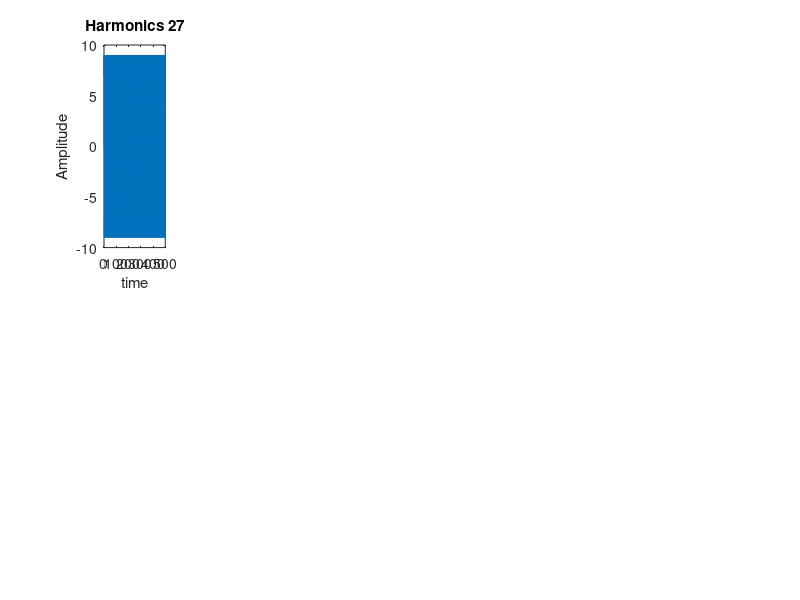

Recreate this plot in MATLAB. (Note: this script raises an error after producing the figure.)
f1=20;
fs=100;
n_t1=0:0.1:1000;
disp(0:1);
disp(f1:10);
disp(n_t1);
%t=[0:0.01:50];
f=0.2;
v1=10*sin(2*pi*f.*n_t1);
v3=3*sin(2*pi*3*f.*n_t1);
v5=2*sin(2*pi*5*f.*n_t1);
%v7=1*sin(2*pi*7*f.*n_t1);
 
harmonic27=v1+v3+v5;
subplot(2,6,1);
plot(n_t1,harmonic27);
title('Harmonics 27');
xlabel('time');
ylabel('Amplitude');
ylim([-10 10]);
xlim([0 500]);

stft=spectrogram(harmonic27,'yaxis');
stft=stft(1:256,:);
csvwrite('spec_harmonic27.csv',stft);


wd1= wavedec2(harmonic27,1,"db4");
wd1=wd1(:,1:300);
wd1=transpose(wd1)
wd2= wavedec2(harmonic27,2,"db4");
wd2=wd2(:,1:300);
wd2=transpose(wd2)
wd3= wavedec2(harmonic27,3,"db4");
wd3=wd3(:,1:300);
wd3=transpose(wd3)
wd4= wavedec2(harmonic27,4,"db4");
wd4=wd4(:,1:300);
wd4=transpose(wd4)
wd5= wavedec2(harmonic27,5,"db4");
wd5=wd5(:,1:300);
wd5=transpose(wd5)
wd6= wavedec2(harmonic27,6,"db4");
wd6=wd6(:,1:300);
wd6=transpose(wd6)
wd7= wavedec2(harmonic27,7,"db4");
wd7=wd7(:,1:300);
wd7=transpose(wd7)
wd=[wd1,wd2,wd3,wd4,wd5,wd6,wd7];
writematrix(wd,"wd_harmonic27.csv");

scales = (1:128);

COEFS = cwt(harmonic27,scales,'sym4');
SCimg=wscalogram('image',COEFS,'scales',scales,"ydata",harmonic27);
SCimg=transpose(SCimg);

csvwrite('cwt_harmonic27.csv',SCimg(1:1501,[1:9]));


[imf,residue1]=emd(harmonic27);
hilbert = hht(imf,fs,'FrequencyLimits',[0 50]);
[hs,f,t,imfinsf,energy] = hht(imf,fs);
energy = energy(1:101,1:1);
feature1=std(full(hilbert));
feature1=feature1(:,1:101);
feature1=transpose(feature1);
feature2=wentropy(full(hilbert));
feature2=transpose(feature2);

k=kurtosis(full(hilbert));
k=k(:,1:101);
k=transpose(k);
v=var(full(hilbert));
v=v(:,1:101);
v=transpose(v);
m1=full(mean(hilbert));
m2=full(max(hilbert));
m3=full(min(hilbert));
m1=m1(:,1:101);
m1=transpose(m1);
m2=m2(:,1:101);
m3=m3(:,1:101);
m2=transpose(m2);
m3=transpose(m3);
feature2=transpose(feature2);
disp(length(m1));
disp(length(m2));
disp(length(m3));
feature=[feature1 feature2 m1 m2 m3 energy k v];
writematrix(feature,'hht_harmonic27.csv');


%f1=100;
%n_t1=0:1/f1:150;
%t=[0:0.01:50];
%f=0.2;
%v1=10*sin(2*pi*f.*n_t1);
%v3=3*sin(2*pi*3*f.*n_t1);
%v5=2*sin(2*pi*5*f.*n_t1);
%v7=1*sin(2*pi*7*f.*n_t1);
 
%harmonic19=v1+v3+v5;
%subplot(2,6,2);
%plot(n_t1,harmonic19);
%%title('Harmonics 19');
%xlabel('time');
%ylabel('Amplitude');
%ylim([-10 10]);
%xlim([0 5]);




f1=20;
n_t1=0:0.1:1000;
disp(0:1);
disp(f1:10);
disp(n_t1);
%t=[0:0.01:50];
f=0.2;
v1=50*sin(2*pi*f.*n_t1);
v3=15*sin(2*pi*3*f.*n_t1);
v5=10*sin(2*pi*5*f.*n_t1);
%v7=1*sin(2*pi*7*f.*n_t1);
 
harmonic28=v1+v3+v5;
subplot(2,6,2);
plot(n_t1,harmonic28);
title('Harmonics 28');
xlabel('time');
ylabel('Amplitude');
ylim([-10 10]);
xlim([0 500]);


f1=20;
n_t1=0:0.1:100000;
disp(0:1);
disp(f1:10);
disp(n_t1);
%t=[0:0.01:50];
f=0.2;
v1=20*sin(2*pi*f.*n_t1);
v3=6*sin(2*pi*3*f.*n_t1);
v5=4*sin(2*pi*5*f.*n_t1);
%v7=1*sin(2*pi*7*f.*n_t1);
 
harmonic29=v1+v3+v5;
subplot(2,6,3);
plot(n_t1,harmonic29);
title('Harmonics 29');
xlabel('time');
ylabel('Amplitude');
ylim([-50 50]);
xlim([0 5]);


stft=spectrogram(harmonic28,'yaxis');
stft=stft(1:256,:);
csvwrite('spec_harmonic28.csv',stft);


wd1= wavedec2(harmonic28,1,"db4");
wd1=wd1(:,1:300);
wd1=transpose(wd1)
wd2= wavedec2(harmonic28,2,"db4");
wd2=wd2(:,1:300);
wd2=transpose(wd2)
wd3= wavedec2(harmonic28,3,"db4");
wd3=wd3(:,1:300);
wd3=transpose(wd3)
wd4= wavedec2(harmonic28,4,"db4");
wd4=wd4(:,1:300);
wd4=transpose(wd4)
wd5= wavedec2(harmonic28,5,"db4");
wd5=wd5(:,1:300);
wd5=transpose(wd5)
wd6= wavedec2(harmonic28,6,"db4");
wd6=wd6(:,1:300);
wd6=transpose(wd6)
wd7= wavedec2(harmonic28,7,"db4");
wd7=wd7(:,1:300);
wd7=transpose(wd7)
wd=[wd1,wd2,wd3,wd4,wd5,wd6,wd7];
writematrix(wd,"wd_harmonic28.csv");


COEFS = cwt(harmonic28,scales,'sym4');
SCimg=wscalogram('image',COEFS,'scales',scales,"ydata",harmonic28);
SCimg=transpose(SCimg);

csvwrite('cwt_harmonic28.csv',SCimg(1:1501,[1:9]));


[imf,residue1]=emd(harmonic28);
hilbert = hht(imf,fs,'FrequencyLimits',[0 50]);
[hs,f,t,imfinsf,energy] = hht(imf,fs);
energy = energy(1:101,1:1);
feature1=std(full(hilbert));
feature1=feature1(:,1:101);
feature1=transpose(feature1);
feature2=wentropy(full(hilbert));
feature2=transpose(feature2);

k=kurtosis(full(hilbert));
k=k(:,1:101);
k=transpose(k);
v=var(full(hilbert));
v=v(:,1:101);
v=transpose(v);
m1=full(mean(hilbert));
m2=full(max(hilbert));
m3=full(min(hilbert));
m1=m1(:,1:101);
m1=transpose(m1);
m2=m2(:,1:101);
m3=m3(:,1:101);
m2=transpose(m2);
m3=transpose(m3);
feature2=transpose(feature2);
disp(length(m1));
disp(length(m2));
disp(length(m3));
feature=[feature1 feature2 m1 m2 m3 energy k v];
writematrix(feature,'hht_harmonic28.csv');




f1=100;
n_t1=0:0.1:1500;
%t=[0:0.01:50];
f=0.2;
v1=30*sin(2*pi*f.*n_t1);
v3=9*sin(2*pi*3*f.*n_t1);
v5=6*sin(2*pi*5*f.*n_t1);
v7=1*sin(2*pi*7*f.*n_t1);
 
harmonic30=v1+v3+v5+v7;
subplot(2,6,4);
plot(n_t1,harmonic30);
title('Harmonics 30');
xlabel('time');
ylabel('Amplitude');
ylim([-10 10]);
xlim([0 500]);



f1=100;
n_t1=0:0.1:15000;
%t=[0:0.01:50];
f=0.2;
v1=13*sin(2*pi*f.*n_t1);
v3=3*sin(2*pi*3*f.*n_t1);
v5=2*sin(2*pi*5*f.*n_t1);
v7=1*sin(2*pi*7*f.*n_t1);
 
harmonic31=v1+v3+v5+v7;
subplot(2,6,5);
plot(n_t1,harmonic31);
title('Harmonics 31');
xlabel('time');
ylabel('Amplitude');
ylim([-10 10]);
xlim([0 500]);


f1=100;
n_t1=0:0.1:15000;
%t=[0:0.01:50];
f=0.2;
v1=10*sin(2*pi*f.*n_t1);
v3=4*sin(2*pi*3*f.*n_t1);
v5=2*sin(2*pi*5*f.*n_t1);
v7=1*sin(2*pi*7*f.*n_t1);
 
harmonic32=v1+v3+v5+v7;
subplot(2,6,6);
plot(n_t1,harmonic32);
title('Harmonics 32');
xlabel('time');
ylabel('Amplitude');
ylim([-10 10]);
xlim([0 5000]);



f1=100;
n_t1=0:0.1:1500;
f=0.2;
v1=10.5*sin(2*pi*f*n_t1);
v3=3*sin(2*pi*3*f*n_t1);
v5=2*sin(2*pi*5*f*n_t1);
v7=1*sin(2*pi*7*f*n_t1);
v9=1*sin(2*pi*9*f*n_t1);

harmonic33=v1+v3+v5+v7+v9;
subplot(2,6,7);
plot(n_t1,harmonic33);
title('Harmonics 33');
xlabel('time');
ylabel('Amplitude');
ylim([-10 10]);
xlim([0 500]);

f1=100;
n_t1=0:0.1:15000;
f=0.2;
v1=10*sin(2*pi*f*n_t1);
v3=3.5*sin(2*pi*3*f*n_t1);
v5=2.5*sin(2*pi*5*f*n_t1);
v7=1*sin(2*pi*7*f*n_t1);
v9=1*sin(2*pi*9*f*n_t1);

harmonic34=v1+v3+v5+v7+v9;
subplot(2,6,8);
plot(n_t1,harmonic34);
title('Harmonics 34');
xlabel('time');
ylabel('Amplitude');
ylim([-10 10]);
xlim([0 500]);

f1=100;
n_t1=0:0.1:1500;
f=0.2;
v1=10*sin(2*pi*f*n_t1);
v3=4*sin(2*pi*3*f*n_t1);
v5=3*sin(2*pi*5*f*n_t1);
v7=2*sin(2*pi*7*f*n_t1);
v9=1*sin(2*pi*9*f*n_t1);

harmonic35=v1+v3+v5+v7+v9;
subplot(2,6,9);
plot(n_t1,harmonic35);
title('Harmonics 35');
xlabel('time');
ylabel('Amplitude');
ylim([-10 10]);
xlim([0 5000]);


A=0.9;
T=20;
w=2*pi*0.2;
t = [0:0.1:1500];
sin17 = A*sin(w*t);
subplot(2,6,10);
plot(t,sin17);
title('Sine Wave 17');
xlabel('time');
ylabel('Amplitude');
xlim([0 500]);
ylim([-50 50]);


A=11;
T=20;
w=2*pi*0.2;
t = [0:0.1:1500];
sin18 = A*sin(w*t);
subplot(2,6,11);
plot(t,sin18);
title('Sine Wave 18');
xlabel('time');
ylabel('Amplitude');
xlim([0 5000]);
ylim([-50 50]);


A=3005.0;
T=20;
w=2*pi*0.2;
t = [0:0.1:1500];
sin19 = A*sin(w*t);
subplot(2,6,12);
plot(t,sin19);
title('Sine Wave 19');
xlabel('time');
ylabel('Amplitude');
xlim([0 5000]);
ylim([-50 50]);


figure 


t=[0:0.1:1500]
A=1700;
f=0.2;
W=2*pi*f;
x=A*sin(W.*t);
u=inline('t>=0');
a1=0.6; t1=1170; t2=1500;
sag36= (1-a1*(u(t-t1)-u(t-t2))).*x;
subplot(2,6,1);
plot(t,sag36);
title('Voltage Sag 36');
xlabel('time');
ylabel('Amplitude');
xlim([0 5000]);
ylim([-100 100]);


t=[0:0.1:1500]
A=2;
f=0.2;
W=2*pi*f;
x=A*sin(W.*t);
u=inline('t>=0');
a1=0.75; t1=100; t2=143;
sag37= (1-a1*(u(t-t1)-u(t-t2))).*x;
subplot(2,6,2);
plot(t,sag37);
title('Voltage Sag 37');
xlabel('time');
ylabel('Amplitude');
xlim([0 5000]);


t=[0:0.1:1500]
A=17;
f=0.2;
W=2*pi*f;
x=A*sin(W.*t);
u=inline('t>=0');
a1=0.7; t1=500; t2=5500;
sag38= (1-a1*(u(t-t1)-u(t-t2))).*x;
subplot(2,6,3);
plot(t,sag38);
title('Voltage Sag 38');
xlabel('time');
ylabel('Amplitude');
xlim([0 15000]);
ylim([-50 50 ])


t=[0:0.1:1500];
A=900;
f=0.2;
W=2*pi*f;
x=A*sin(W.*t);
u=inline('t>=0');
a1=0.6; t1=5000; t2=90000;
sag39= (1-a1*(u(t-t1)-u(t-t2))).*x;
subplot(2,6,4);
plot(t,sag39);
title('Voltage Sag 39');
xlabel('time');
ylabel('Amplitude');
xlim([0 150000]);
ylim([-950 950 ])





t=[0:0.1:1500];
A=9001;
f=0.2;
W=2*pi*f;
x=A*sin(W.*t);
u=inline('t>=0');
a1=0.6; t1=900; t2=1000;
sag40= (1-a1*(u(t-t1)-u(t-t2))).*x;
subplot(2,6,5);
plot(t,sag40);
title('Voltage Sag 40');
xlabel('time');
ylabel('Amplitude');
xlim([0 150000]);
ylim([-950 950 ])

t=[0:0.1:1000];
A=10000;
f=0.2;
W=2*pi*f;
x=A*sin(W.*t);
u=inline('t>=0');
a1=0.6; t1=1100; t2=1500;
sag41= (1-a1*(u(t-t1)-u(t-t2))).*x;
subplot(2,6,6);
plot(t,sag41);
title('Voltage Sag 41');
xlabel('time');
ylabel('Amplitude');
xlim([0 150000]);
ylim([-11000 11000 ])


A=301;
f=0.2;
t=[0:0.1:1500];
W=2*pi*f;
x=A*sin(W.*t);
u=inline('t>=0');
a1=0.2; t1=10; t2=300;
swell51= (1+a1*(u(t-t1)-u(t-t2))).*x;
subplot(2,6,7);
plot(t,swell51);
title('Voltage Swell 51');
xlabel('time');
ylabel('Amplitude');
ylim([-50 50]);
xlim([0 1500]);



A=70;
f=0.2;
t=[0:0.1:1500];
W=2*pi*f;
x=A*sin(W.*t);
u=inline('t>=0');
a1=0.2; t1=10; t2=300;
swell52= (1+a1*(u(t-t1)-u(t-t2))).*x;
subplot(2,6,8);
plot(t,swell52);
title('Voltage Swell 52');
xlabel('time');
ylabel('Amplitude');
ylim([-50 50]);
xlim([0 15000]);



A=3000;
f=0.2;
t=[0:0.2:1500];
W=2*pi*f;
x=A*sin(W.*t);
u=inline('t>=0');
a1=0.2; t1=10; t2=100;
swell53= (1+a1*(u(t-t1)-u(t-t2))).*x;
subplot(2,6,9);
plot(t,swell53);
title('Voltage Swell 53');
xlabel('time');
ylabel('Amplitude');
ylim([-5000 5000]);
xlim([0 15000]);


A=670;
f=0.2;
t=[0:0.1:1500];
W=2*pi*f;
x=A*sin(W.*t);
u=inline('t>=0');
a1=0.2; t1=750; t2=1000;
swell54= (1+a1*(u(t-t1)-u(t-t2))).*x;
subplot(2,6,10);
plot(t,swell54);
title('Voltage Swell 54');
xlabel('time');
ylabel('Amplitude');
ylim([-50 50]);
xlim([0 1500]);



A=70;
f=0.2;
t=[0:0.1:1500];
W=2*pi*f;
x=A*sin(W.*t);
u=inline('t>=0');
a1=0.4; t1=150; t2=1500;
swell55= (1+a1*(u(t-t1)-u(t-t2))).*x;
subplot(2,6,11);
plot(t,swell55);
title('Voltage Swell 55');
xlabel('time');
ylabel('Amplitude');
ylim([-50 50]);
xlim([0 15000]);


A=2500;
f=0.2;
t=[0:0.1:15000];
W=2*pi*f;
x=A*sin(W.*t);
u=inline('t>=0');
a1=0.4; t1=13000; t2=15000;
swell56= (1+a1*(u(t-t1)-u(t-t2))).*x;
subplot(2,6,12);
plot(t,swell56);
title('Voltage Swell 56');
xlabel('time');
ylabel('Amplitude');
ylim([-5000 5000]);
xlim([0 150000]);

stft=spectrogram(harmonic29,'yaxis');
stft=stft(1:256,:);
csvwrite('spec_harmonic29.csv',stft);


wd1= wavedec2(harmonic29,1,"db4");
wd1=wd1(:,1:300);
wd1=transpose(wd1)
wd2= wavedec2(harmonic29,2,"db4");
wd2=wd2(:,1:300);
wd2=transpose(wd2)
wd3= wavedec2(harmonic29,3,"db4");
wd3=wd3(:,1:300);
wd3=transpose(wd3)
wd4= wavedec2(harmonic29,4,"db4");
wd4=wd4(:,1:300);
wd4=transpose(wd4)
wd5= wavedec2(harmonic29,5,"db4");
wd5=wd5(:,1:300);
wd5=transpose(wd5)
wd6= wavedec2(harmonic29,6,"db4");
wd6=wd6(:,1:300);
wd6=transpose(wd6)
wd7= wavedec2(harmonic29,7,"db4");
wd7=wd7(:,1:300);
wd7=transpose(wd7)
wd=[wd1,wd2,wd3,wd4,wd5,wd6,wd7];
writematrix(wd,"wd_harmonic29.csv");



COEFS = cwt(harmonic29,scales,'sym4');
SCimg=wscalogram('image',COEFS,'scales',scales,"ydata",harmonic29);
SCimg=transpose(SCimg);

csvwrite('cwt_harmonic29.csv',SCimg(1:1501,[1:9]));


[imf,residue1]=emd(harmonic29);
hilbert = hht(imf,fs,'FrequencyLimits',[0 50]);
[hs,f,t,imfinsf,energy] = hht(imf,fs);
energy = energy(1:101,1:1);
feature1=std(full(hilbert));
feature1=feature1(:,1:101);
feature1=transpose(feature1);
feature2=wentropy(full(hilbert));
feature2=transpose(feature2);

k=kurtosis(full(hilbert));
k=k(:,1:101);
k=transpose(k);
v=var(full(hilbert));
v=v(:,1:101);
v=transpose(v);

m1=full(mean(hilbert));
m2=full(max(hilbert));
m3=full(min(hilbert));
m1=m1(:,1:101);
m1=transpose(m1);
m2=m2(:,1:101);
m3=m3(:,1:101);
m2=transpose(m2);
m3=transpose(m3);
feature2=transpose(feature2);
disp(length(m1));
disp(length(m2));
disp(length(m3));
feature=[feature1 feature2 m1 m2 m3 energy k v];
writematrix(feature,'hht_harmonic29.csv');


stft=spectrogram(harmonic30,'yaxis');
stft=stft(1:256,:);
csvwrite('spec_harmonic30.csv',stft);


wd1= wavedec2(harmonic30,1,"db4");
wd1=wd1(:,1:300);
wd1=transpose(wd1)
wd2= wavedec2(harmonic30,2,"db4");
wd2=wd2(:,1:300);
wd2=transpose(wd2)
wd3= wavedec2(harmonic30,3,"db4");
wd3=wd3(:,1:300);
wd3=transpose(wd3)
wd4= wavedec2(harmonic30,4,"db4");
wd4=wd4(:,1:300);
wd4=transpose(wd4)
wd5= wavedec2(harmonic30,5,"db4");
wd5=wd5(:,1:300);
wd5=transpose(wd5)
wd6= wavedec2(harmonic30,6,"db4");
wd6=wd6(:,1:300);
wd6=transpose(wd6)
wd7= wavedec2(harmonic30,7,"db4");
wd7=wd7(:,1:300);
wd7=transpose(wd7)
wd=[wd1,wd2,wd3,wd4,wd5,wd6,wd7];
writematrix(wd,"wd_harmonic30.csv");



COEFS = cwt(harmonic30,scales,'sym4');
SCimg=wscalogram('image',COEFS,'scales',scales,"ydata",harmonic30);
SCimg=transpose(SCimg);

csvwrite('cwt_harmonic30.csv',SCimg(1:1501,[1:9]));


[imf,residue1]=emd(harmonic30);
hilbert = hht(imf,fs,'FrequencyLimits',[0 50]);
[hs,f,t,imfinsf,energy] = hht(imf,fs);
energy = energy(1:101,1:1);
feature1=std(full(hilbert));
feature1=feature1(:,1:101);
feature1=transpose(feature1);
feature2=wentropy(full(hilbert));
feature2=transpose(feature2);

k=kurtosis(full(hilbert));
k=k(:,1:101);
k=transpose(k);
v=var(full(hilbert));
v=v(:,1:101);
v=transpose(v);

m1=full(mean(hilbert));
m2=full(max(hilbert));
m3=full(min(hilbert));
m1=m1(:,1:101);
m1=transpose(m1);
m2=m2(:,1:101);
m3=m3(:,1:101);
m2=transpose(m2);
m3=transpose(m3);
feature2=transpose(feature2);
disp(length(m1));
disp(length(m2));
disp(length(m3));
feature=[feature1 feature2 m1 m2 m3 energy k v];
writematrix(feature,'hht_harmonic30.csv');

stft=spectrogram(harmonic31,'yaxis');
stft=stft(1:256,:);
csvwrite('spec_harmonic31.csv',stft);


wd1= wavedec2(harmonic31,1,"db4");
wd1=wd1(:,1:300);
wd1=transpose(wd1)
wd2= wavedec2(harmonic31,2,"db4");
wd2=wd2(:,1:300);
wd2=transpose(wd2)
wd3= wavedec2(harmonic31,3,"db4");
wd3=wd3(:,1:300);
wd3=transpose(wd3)
wd4= wavedec2(harmonic31,4,"db4");
wd4=wd4(:,1:300);
wd4=transpose(wd4)
wd5= wavedec2(harmonic31,5,"db4");
wd5=wd5(:,1:300);
wd5=transpose(wd5)
wd6= wavedec2(harmonic31,6,"db4");
wd6=wd6(:,1:300);
wd6=transpose(wd6)
wd7= wavedec2(harmonic31,7,"db4");
wd7=wd7(:,1:300);
wd7=transpose(wd7)
wd=[wd1,wd2,wd3,wd4,wd5,wd6,wd7];
writematrix(wd,"wd_harmonic31.csv");



COEFS = cwt(harmonic31,scales,'sym4');
SCimg=wscalogram('image',COEFS,'scales',scales,"ydata",harmonic31);
SCimg=transpose(SCimg);

csvwrite('cwt_harmonic31.csv',SCimg(1:1501,[1:9]));



[imf,residue1]=emd(harmonic31);
hilbert = hht(imf,fs,'FrequencyLimits',[0 50]);
[hs,f,t,imfinsf,energy] = hht(imf,fs);
energy = energy(1:101,1:1);
feature1=std(full(hilbert));
feature1=feature1(:,1:101);
feature1=transpose(feature1);
feature2=wentropy(full(hilbert));
feature2=transpose(feature2);

k=kurtosis(full(hilbert));
k=k(:,1:101);
k=transpose(k);
v=var(full(hilbert));
v=v(:,1:101);
v=transpose(v);

m1=full(mean(hilbert));
m2=full(max(hilbert));
m3=full(min(hilbert));
m1=m1(:,1:101);
m1=transpose(m1);
m2=m2(:,1:101);
m3=m3(:,1:101);
m2=transpose(m2);
m3=transpose(m3);
feature2=transpose(feature2);
disp(length(m1));
disp(length(m2));
disp(length(m3));
feature=[feature1 feature2 m1 m2 m3 energy k v];
writematrix(feature,'hht_harmonic31.csv');


stft=spectrogram(harmonic32,'yaxis');
stft=stft(1:256,:);
csvwrite('spec_harmonic32.csv',stft);


wd1= wavedec2(harmonic32,1,"db4");
wd1=wd1(:,1:300);
wd1=transpose(wd1)
wd2= wavedec2(harmonic32,2,"db4");
wd2=wd2(:,1:300);
wd2=transpose(wd2)
wd3= wavedec2(harmonic32,3,"db4");
wd3=wd3(:,1:300);
wd3=transpose(wd3)
wd4= wavedec2(harmonic32,4,"db4");
wd4=wd4(:,1:300);
wd4=transpose(wd4)
wd5= wavedec2(harmonic32,5,"db4");
wd5=wd5(:,1:300);
wd5=transpose(wd5)
wd6= wavedec2(harmonic32,6,"db4");
wd6=wd6(:,1:300);
wd6=transpose(wd6)
wd7= wavedec2(harmonic32,7,"db4");
wd7=wd7(:,1:300);
wd7=transpose(wd7)
wd=[wd1,wd2,wd3,wd4,wd5,wd6,wd7];
writematrix(wd,"wd_harmonic32.csv");



COEFS = cwt(harmonic32,scales,'sym4');
SCimg=wscalogram('image',COEFS,'scales',scales,"ydata",harmonic32);
SCimg=transpose(SCimg);

csvwrite('cwt_harmonic32.csv',SCimg(1:1501,[1:9]));


[imf,residue1]=emd(harmonic32);
hilbert = hht(imf,fs,'FrequencyLimits',[0 50]);
[hs,f,t,imfinsf,energy] = hht(imf,fs);
energy = energy(1:101,1:1);
feature1=std(full(hilbert));
feature1=feature1(:,1:101);
feature1=transpose(feature1);
feature2=wentropy(full(hilbert));
feature2=transpose(feature2);

k=kurtosis(full(hilbert));
k=k(:,1:101);
k=transpose(k);
v=var(full(hilbert));
v=v(:,1:101);
v=transpose(v);

m1=full(mean(hilbert));
m2=full(max(hilbert));
m3=full(min(hilbert));
m1=m1(:,1:101);
m1=transpose(m1);
m2=m2(:,1:101);
m3=m3(:,1:101);
m2=transpose(m2);
m3=transpose(m3);
feature2=transpose(feature2);
disp(length(m1));
disp(length(m2));
disp(length(m3));
feature=[feature1 feature2 m1 m2 m3 energy k v];
writematrix(feature,'hht_harmonic32.csv');


stft=spectrogram(harmonic33,'yaxis');
stft=stft(1:256,:);
csvwrite('spec_harmonic33.csv',stft);


wd1= wavedec2(harmonic33,1,"db4");
wd1=wd1(:,1:300);
wd1=transpose(wd1)
wd2= wavedec2(harmonic33,2,"db4");
wd2=wd2(:,1:300);
wd2=transpose(wd2)
wd3= wavedec2(harmonic33,3,"db4");
wd3=wd3(:,1:300);
wd3=transpose(wd3)
wd4= wavedec2(harmonic33,4,"db4");
wd4=wd4(:,1:300);
wd4=transpose(wd4)
wd5= wavedec2(harmonic33,5,"db4");
wd5=wd5(:,1:300);
wd5=transpose(wd5)
wd6= wavedec2(harmonic33,6,"db4");
wd6=wd6(:,1:300);
wd6=transpose(wd6)
wd7= wavedec2(harmonic33,7,"db4");
wd7=wd7(:,1:300);
wd7=transpose(wd7)
wd=[wd1,wd2,wd3,wd4,wd5,wd6,wd7];
writematrix(wd,"wd_harmonic33.csv");



COEFS = cwt(harmonic33,scales,'sym4');
SCimg=wscalogram('image',COEFS,'scales',scales,"ydata",harmonic33);
SCimg=transpose(SCimg);

csvwrite('cwt_harmonic33.csv',SCimg(1:1501,[1:9]));


[imf,residue1]=emd(harmonic33);
hilbert = hht(imf,fs,'FrequencyLimits',[0 50]);
[hs,f,t,imfinsf,energy] = hht(imf,fs);
energy = energy(1:101,1:1);
feature1=std(full(hilbert));
feature1=feature1(:,1:101);
feature1=transpose(feature1);
feature2=wentropy(full(hilbert));
feature2=transpose(feature2);

k=kurtosis(full(hilbert));
k=k(:,1:101);
k=transpose(k);
v=var(full(hilbert));
v=v(:,1:101);
v=transpose(v);

m1=full(mean(hilbert));
m2=full(max(hilbert));
m3=full(min(hilbert));
m1=m1(:,1:101);
m1=transpose(m1);
m2=m2(:,1:101);
m3=m3(:,1:101);
m2=transpose(m2);
m3=transpose(m3);
feature2=transpose(feature2);
disp(length(m1));
disp(length(m2));
disp(length(m3));
feature=[feature1 feature2 m1 m2 m3 energy k v];
writematrix(feature,'hht_harmonic33.csv');

stft=spectrogram(harmonic34,'yaxis');
stft=stft(1:256,:);
csvwrite('spec_harmonic34.csv',stft);


wd1= wavedec2(harmonic34,1,"db4");
wd1=wd1(:,1:300);
wd1=transpose(wd1)
wd2= wavedec2(harmonic34,2,"db4");
wd2=wd2(:,1:300);
wd2=transpose(wd2)
wd3= wavedec2(harmonic34,3,"db4");
wd3=wd3(:,1:300);
wd3=transpose(wd3)
wd4= wavedec2(harmonic34,4,"db4");
wd4=wd4(:,1:300);
wd4=transpose(wd4)
wd5= wavedec2(harmonic34,5,"db4");
wd5=wd5(:,1:300);
wd5=transpose(wd5)
wd6= wavedec2(harmonic34,6,"db4");
wd6=wd6(:,1:300);
wd6=transpose(wd6)
wd7= wavedec2(harmonic34,7,"db4");
wd7=wd7(:,1:300);
wd7=transpose(wd7)
wd=[wd1,wd2,wd3,wd4,wd5,wd6,wd7];
writematrix(wd,"wd_harmonic34.csv");



COEFS = cwt(harmonic34,scales,'sym4');
SCimg=wscalogram('image',COEFS,'scales',scales,"ydata",harmonic34);
SCimg=transpose(SCimg);

csvwrite('cwt_harmonic34.csv',SCimg(1:1501,[1:9]));


[imf,residue1]=emd(harmonic34);
hilbert = hht(imf,fs,'FrequencyLimits',[0 50]);
[hs,f,t,imfinsf,energy] = hht(imf,fs);
energy = energy(1:101,1:1);
feature1=std(full(hilbert));
feature1=feature1(:,1:101);
feature1=transpose(feature1);
feature2=wentropy(full(hilbert));
feature2=transpose(feature2);

k=kurtosis(full(hilbert));
k=k(:,1:101);
k=transpose(k);
v=var(full(hilbert));
v=v(:,1:101);
v=transpose(v);


m1=full(mean(hilbert));
m2=full(max(hilbert));
m3=full(min(hilbert));
m1=m1(:,1:101);
m1=transpose(m1);
m2=m2(:,1:101);
m3=m3(:,1:101);
m2=transpose(m2);
m3=transpose(m3);
feature2=transpose(feature2);
disp(length(m1));
disp(length(m2));
disp(length(m3));
feature=[feature1 feature2 m1 m2 m3 energy k v];
writematrix(feature,'hht_harmonic34.csv');


stft=spectrogram(harmonic35,'yaxis');
stft=stft(1:256,:);
csvwrite('spec_harmonic35.csv',stft);


wd1= wavedec2(harmonic35,1,"db4");
wd1=wd1(:,1:300);
wd1=transpose(wd1)
wd2= wavedec2(harmonic35,2,"db4");
wd2=wd2(:,1:300);
wd2=transpose(wd2)
wd3= wavedec2(harmonic35,3,"db4");
wd3=wd3(:,1:300);
wd3=transpose(wd3)
wd4= wavedec2(harmonic35,4,"db4");
wd4=wd4(:,1:300);
wd4=transpose(wd4)
wd5= wavedec2(harmonic35,5,"db4");
wd5=wd5(:,1:300);
wd5=transpose(wd5)
wd6= wavedec2(harmonic35,6,"db4");
wd6=wd6(:,1:300);
wd6=transpose(wd6)
wd7= wavedec2(harmonic35,7,"db4");
wd7=wd7(:,1:300);
wd7=transpose(wd7)
wd=[wd1,wd2,wd3,wd4,wd5,wd6,wd7];
writematrix(wd,"wd_harmonic35.csv");



COEFS = cwt(harmonic35,scales,'sym4');
SCimg=wscalogram('image',COEFS,'scales',scales,"ydata",harmonic35);
SCimg=transpose(SCimg);

csvwrite('cwt_harmonic35.csv',SCimg(1:1501,[1:9]));


[imf,residue1]=emd(harmonic35);
hilbert = hht(imf,fs,'FrequencyLimits',[0 50]);
[hs,f,t,imfinsf,energy] = hht(imf,fs);
energy = energy(1:101,1:1);
feature1=std(full(hilbert));
feature1=feature1(:,1:101);
feature1=transpose(feature1);
feature2=wentropy(full(hilbert));
feature2=transpose(feature2);

k=kurtosis(full(hilbert));
k=k(:,1:101);
k=transpose(k);
v=var(full(hilbert));
v=v(:,1:101);
v=transpose(v);

m1=full(mean(hilbert));
m2=full(max(hilbert));
m3=full(min(hilbert));
m1=m1(:,1:101);
m1=transpose(m1);
m2=m2(:,1:101);
m3=m3(:,1:101);
m2=transpose(m2);
m3=transpose(m3);
feature2=transpose(feature2);
disp(length(m1));
disp(length(m2));
disp(length(m3));
feature=[feature1 feature2 m1 m2 m3 energy k v];
writematrix(feature,'hht_harmonic35.csv');


stft=spectrogram(sag36,'yaxis');
stft=stft(1:256,:);
csvwrite('spec_sag36.csv',stft);


wd1= wavedec2(sag36,1,"db4");
wd1=wd1(:,1:300);
wd1=transpose(wd1)
wd2= wavedec2(sag36,2,"db4");
wd2=wd2(:,1:300);
wd2=transpose(wd2)
wd3= wavedec2(sag36,3,"db4");
wd3=wd3(:,1:300);
wd3=transpose(wd3)
wd4= wavedec2(sag36,4,"db4");
wd4=wd4(:,1:300);
wd4=transpose(wd4)
wd5= wavedec2(sag36,5,"db4");
wd5=wd5(:,1:300);
wd5=transpose(wd5)
wd6= wavedec2(sag36,6,"db4");
wd6=wd6(:,1:300);
wd6=transpose(wd6)
wd7= wavedec2(sag36,7,"db4");
wd7=wd7(:,1:300);
wd7=transpose(wd7)
wd=[wd1,wd2,wd3,wd4,wd5,wd6,wd7];
writematrix(wd,"wd_sag36.csv");



COEFS = cwt(sag36,scales,'sym4');
SCimg=wscalogram('image',COEFS,'scales',scales,"ydata",sag36);
SCimg=transpose(SCimg);

csvwrite('cwt_sag36.csv',SCimg(1:1501,[1:9]));


[imf,residue1]=emd(sag36);
hilbert = hht(imf,fs,'FrequencyLimits',[0 50]);
[hs,f,t,imfinsf,energy] = hht(imf,fs);
energy = energy(1:101,1:1);
feature1=std(full(hilbert));
feature1=feature1(:,1:101);
feature1=transpose(feature1);
feature2=wentropy(full(hilbert));
feature2=transpose(feature2);

k=kurtosis(full(hilbert));
k=k(:,1:101);
k=transpose(k);
v=var(full(hilbert));
v=v(:,1:101);
v=transpose(v);

m1=full(mean(hilbert));
m2=full(max(hilbert));
m3=full(min(hilbert));
m1=m1(:,1:101);
m1=transpose(m1);
m2=m2(:,1:101);
m3=m3(:,1:101);
m2=transpose(m2);
m3=transpose(m3);
feature2=transpose(feature2);
disp(length(m1));
disp(length(m2));
disp(length(m3));
feature=[feature1 feature2 m1 m2 m3 energy k v];
writematrix(feature,'hht_sag36.csv');


stft=spectrogram(sag37,'yaxis');
stft=stft(1:256,:);
csvwrite('spec_sag37.csv',stft);


wd1= wavedec2(sag37,1,"db4");
wd1=wd1(:,1:300);
wd1=transpose(wd1)
wd2= wavedec2(sag37,2,"db4");
wd2=wd2(:,1:300);
wd2=transpose(wd2)
wd3= wavedec2(sag37,3,"db4");
wd3=wd3(:,1:300);
wd3=transpose(wd3)
wd4= wavedec2(sag37,4,"db4");
wd4=wd4(:,1:300);
wd4=transpose(wd4)
wd5= wavedec2(sag37,5,"db4");
wd5=wd5(:,1:300);
wd5=transpose(wd5)
wd6= wavedec2(sag37,6,"db4");
wd6=wd6(:,1:300);
wd6=transpose(wd6)
wd7= wavedec2(sag37,7,"db4");
wd7=wd7(:,1:300);
wd7=transpose(wd7)
wd=[wd1,wd2,wd3,wd4,wd5,wd6,wd7];
writematrix(wd,"wd_sag37.csv");



COEFS = cwt(sag37,scales,'sym4');
SCimg=wscalogram('image',COEFS,'scales',scales,"ydata",sag37);
SCimg=transpose(SCimg);

csvwrite('cwt_sag37.csv',SCimg(1:1501,[1:9]));


[imf,residue1]=emd(sag37);
hilbert = hht(imf,fs,'FrequencyLimits',[0 50]);
[hs,f,t,imfinsf,energy] = hht(imf,fs);
energy = energy(1:101,1:1);
feature1=std(full(hilbert));
feature1=feature1(:,1:101);
feature1=transpose(feature1);
feature2=wentropy(full(hilbert));
feature2=transpose(feature2);

k=kurtosis(full(hilbert));
k=k(:,1:101);
k=transpose(k);
v=var(full(hilbert));
v=v(:,1:101);
v=transpose(v);
m1=full(mean(hilbert));
m2=full(max(hilbert));
m3=full(min(hilbert));
m1=m1(:,1:101);
m1=transpose(m1);
m2=m2(:,1:101);
m3=m3(:,1:101);
m2=transpose(m2);
m3=transpose(m3);
feature2=transpose(feature2);
disp(length(m1));
disp(length(m2));
disp(length(m3));
feature=[feature1 feature2 m1 m2 m3 energy k v];
writematrix(feature,'hht_sag37.csv');

stft=spectrogram(sag38,'yaxis');
stft=stft(1:256,:);
csvwrite('spec_sag38.csv',stft);


wd1= wavedec2(sag38,1,"db4");
wd1=wd1(:,1:300);
wd1=transpose(wd1)
wd2= wavedec2(sag38,2,"db4");
wd2=wd2(:,1:300);
wd2=transpose(wd2)
wd3= wavedec2(sag38,3,"db4");
wd3=wd3(:,1:300);
wd3=transpose(wd3)
wd4= wavedec2(sag38,4,"db4");
wd4=wd4(:,1:300);
wd4=transpose(wd4)
wd5= wavedec2(sag38,5,"db4");
wd5=wd5(:,1:300);
wd5=transpose(wd5)
wd6= wavedec2(sag38,6,"db4");
wd6=wd6(:,1:300);
wd6=transpose(wd6)
wd7= wavedec2(sag38,7,"db4");
wd7=wd7(:,1:300);
wd7=transpose(wd7)
wd=[wd1,wd2,wd3,wd4,wd5,wd6,wd7];
writematrix(wd,"wd_sag38.csv");



COEFS = cwt(sag38,scales,'sym4');
SCimg=wscalogram('image',COEFS,'scales',scales,"ydata",sag38);
SCimg=transpose(SCimg);

csvwrite('cwt_sag38.csv',SCimg(1:1501,[1:9]));


[imf,residue1]=emd(sag38);
hilbert = hht(imf,fs,'FrequencyLimits',[0 50]);
[hs,f,t,imfinsf,energy] = hht(imf,fs);
energy = energy(1:101,1:1);
feature1=std(full(hilbert));
feature1=feature1(:,1:101);
feature1=transpose(feature1);
feature2=wentropy(full(hilbert));
feature2=transpose(feature2);

k=kurtosis(full(hilbert));
k=k(:,1:101);
k=transpose(k);
v=var(full(hilbert));
v=v(:,1:101);
v=transpose(v);

m1=full(mean(hilbert));
m2=full(max(hilbert));
m3=full(min(hilbert));
m1=m1(:,1:101);
m1=transpose(m1);
m2=m2(:,1:101);
m3=m3(:,1:101);
m2=transpose(m2);
m3=transpose(m3);
feature2=transpose(feature2);
disp(length(m1));
disp(length(m2));
disp(length(m3));
feature=[feature1 feature2 m1 m2 m3 energy k v];
writematrix(feature,'hht_sag38.csv');


stft=spectrogram(sag39,'yaxis');
stft=stft(1:256,:);
csvwrite('spec_sag39.csv',stft);


wd1= wavedec2(sag39,1,"db4");
wd1=wd1(:,1:300);
wd1=transpose(wd1)
wd2= wavedec2(sag39,2,"db4");
wd2=wd2(:,1:300);
wd2=transpose(wd2)
wd3= wavedec2(sag39,3,"db4");
wd3=wd3(:,1:300);
wd3=transpose(wd3)
wd4= wavedec2(sag39,4,"db4");
wd4=wd4(:,1:300);
wd4=transpose(wd4)
wd5= wavedec2(sag39,5,"db4");
wd5=wd5(:,1:300);
wd5=transpose(wd5)
wd6= wavedec2(sag39,6,"db4");
wd6=wd6(:,1:300);
wd6=transpose(wd6)
wd7= wavedec2(sag39,7,"db4");
wd7=wd7(:,1:300);
wd7=transpose(wd7)
wd=[wd1,wd2,wd3,wd4,wd5,wd6,wd7];
writematrix(wd,"wd_sag39.csv");


COEFS = cwt(sag39,scales,'sym4');
SCimg=wscalogram('image',COEFS,'scales',scales,"ydata",sag39);
SCimg=transpose(SCimg);

csvwrite('cwt_sag39.csv',SCimg(1:1501,[1:9]));


[imf,residue1]=emd(sag39);
hilbert = hht(imf,fs,'FrequencyLimits',[0 50]);
[hs,f,t,imfinsf,energy] = hht(imf,fs);
energy = energy(1:101,1:1);
feature1=std(full(hilbert));
feature1=feature1(:,1:101);
feature1=transpose(feature1);
feature2=wentropy(full(hilbert));
feature2=transpose(feature2);


k=kurtosis(full(hilbert));
k=k(:,1:101);
k=transpose(k);
v=var(full(hilbert));
v=v(:,1:101);
v=transpose(v);


m1=full(mean(hilbert));
m2=full(max(hilbert));
m3=full(min(hilbert));
m1=m1(:,1:101);
m1=transpose(m1);
m2=m2(:,1:101);
m3=m3(:,1:101);
m2=transpose(m2);
m3=transpose(m3);
feature2=transpose(feature2);
disp(length(m1));
disp(length(m2));
disp(length(m3));
feature=[feature1 feature2 m1 m2 m3 energy k v];
writematrix(feature,'hht_sag39.csv');


stft=spectrogram(sag40,'yaxis');
stft=stft(1:256,:);
csvwrite('spec_sag40.csv',stft);


wd1= wavedec2(sag40,1,"db4");
wd1=wd1(:,1:300);
wd1=transpose(wd1)
wd2= wavedec2(sag40,2,"db4");
wd2=wd2(:,1:300);
wd2=transpose(wd2)
wd3= wavedec2(sag40,3,"db4");
wd3=wd3(:,1:300);
wd3=transpose(wd3)
wd4= wavedec2(sag40,4,"db4");
wd4=wd4(:,1:300);
wd4=transpose(wd4)
wd5= wavedec2(sag40,5,"db4");
wd5=wd5(:,1:300);
wd5=transpose(wd5)
wd6= wavedec2(sag40,6,"db4");
wd6=wd6(:,1:300);
wd6=transpose(wd6)
wd7= wavedec2(sag40,7,"db4");
wd7=wd7(:,1:300);
wd7=transpose(wd7)
wd=[wd1,wd2,wd3,wd4,wd5,wd6,wd7];
writematrix(wd,"wd_sag40.csv");



COEFS = cwt(sag40,scales,'sym4');
SCimg=wscalogram('image',COEFS,'scales',scales,"ydata",sag40);
SCimg=transpose(SCimg);

csvwrite('cwt_sag40.csv',SCimg(1:1501,[1:9]));


[imf,residue1]=emd(sag40);
hilbert = hht(imf,fs,'FrequencyLimits',[0 50]);
[hs,f,t,imfinsf,energy] = hht(imf,fs);
energy = energy(1:101,1:1);
feature1=std(full(hilbert));
feature1=feature1(:,1:101);
feature1=transpose(feature1);
feature2=wentropy(full(hilbert));
feature2=transpose(feature2);

k=kurtosis(full(hilbert));
k=k(:,1:101);
k=transpose(k);
v=var(full(hilbert));
v=v(:,1:101);
v=transpose(v);
m1=full(mean(hilbert));
m2=full(max(hilbert));
m3=full(min(hilbert));
m1=m1(:,1:101);
m1=transpose(m1);
m2=m2(:,1:101);
m3=m3(:,1:101);
m2=transpose(m2);
m3=transpose(m3);
feature2=transpose(feature2);
disp(length(m1));
disp(length(m2));
disp(length(m3));
feature=[feature1 feature2 m1 m2 m3 energy k v];
writematrix(feature,'hht_sag40.csv');


stft=spectrogram(sag41,'yaxis');
stft=stft(1:256,:);
csvwrite('spec_sag41.csv',stft);


wd1= wavedec2(sag41,1,"db4");
wd1=wd1(:,1:300);
wd1=transpose(wd1)
wd2= wavedec2(sag41,2,"db4");
wd2=wd2(:,1:300);
wd2=transpose(wd2)
wd3= wavedec2(sag41,3,"db4");
wd3=wd3(:,1:300);
wd3=transpose(wd3)
wd4= wavedec2(sag41,4,"db4");
wd4=wd4(:,1:300);
wd4=transpose(wd4)
wd5= wavedec2(sag41,5,"db4");
wd5=wd5(:,1:300);
wd5=transpose(wd5)
wd6= wavedec2(sag41,6,"db4");
wd6=wd6(:,1:300);
wd6=transpose(wd6)
wd7= wavedec2(sag41,7,"db4");
wd7=wd7(:,1:300);
wd7=transpose(wd7)
wd=[wd1,wd2,wd3,wd4,wd5,wd6,wd7];
writematrix(wd,"wd_sag41.csv");



COEFS = cwt(sag41,scales,'sym4');
SCimg=wscalogram('image',COEFS,'scales',scales,"ydata",sag41);
SCimg=transpose(SCimg);

csvwrite('cwt_sag41.csv',SCimg(1:1501,[1:9]));


[imf,residue1]=emd(sag41);
hilbert = hht(imf,fs,'FrequencyLimits',[0 50]);
[hs,f,t,imfinsf,energy] = hht(imf,fs);
energy = energy(1:101,1:1);
feature1=std(full(hilbert));
feature1=feature1(:,1:101);
feature1=transpose(feature1);
feature2=wentropy(full(hilbert));
feature2=transpose(feature2);

k=kurtosis(full(hilbert));
k=k(:,1:101);
k=transpose(k);
v=var(full(hilbert));
v=v(:,1:101);
v=transpose(v);
m1=full(mean(hilbert));
m2=full(max(hilbert));
m3=full(min(hilbert));
m1=m1(:,1:101);
m1=transpose(m1);
m2=m2(:,1:101);
m3=m3(:,1:101);
m2=transpose(m2);
m3=transpose(m3);
feature2=transpose(feature2);
disp(length(m1));
disp(length(m2));
disp(length(m3));
feature=[feature1 feature2 m1 m2 m3 energy k v];
writematrix(feature,'hht_sag41.csv');


stft=spectrogram(swell51,'yaxis');
stft=stft(1:256,:);
csvwrite('spec_swell51.csv',stft);


wd1= wavedec2(swell51,1,"db4");
wd1=wd1(:,1:300);
wd1=transpose(wd1)
wd2= wavedec2(swell51,2,"db4");
wd2=wd2(:,1:300);
wd2=transpose(wd2)
wd3= wavedec2(swell51,3,"db4");
wd3=wd3(:,1:300);
wd3=transpose(wd3)
wd4= wavedec2(swell51,4,"db4");
wd4=wd4(:,1:300);
wd4=transpose(wd4)
wd5= wavedec2(swell51,5,"db4");
wd5=wd5(:,1:300);
wd5=transpose(wd5)
wd6= wavedec2(swell51,6,"db4");
wd6=wd6(:,1:300);
wd6=transpose(wd6)
wd7= wavedec2(swell51,7,"db4");
wd7=wd7(:,1:300);
wd7=transpose(wd7)
wd=[wd1,wd2,wd3,wd4,wd5,wd6,wd7];
writematrix(wd,"wd_swell51.csv");



COEFS = cwt(swell51,scales,'sym4');
SCimg=wscalogram('image',COEFS,'scales',scales,"ydata",swell51);
SCimg=transpose(SCimg);

csvwrite('cwt_swell51.csv',SCimg(1:1501,[1:9]));


[imf,residue1]=emd(swell51);
hilbert = hht(imf,fs,'FrequencyLimits',[0 50]);
[hs,f,t,imfinsf,energy] = hht(imf,fs);
energy = energy(1:101,1:1);
feature1=std(full(hilbert));
feature1=feature1(:,1:101);
feature1=transpose(feature1);
feature2=wentropy(full(hilbert));
feature2=transpose(feature2);

k=kurtosis(full(hilbert));
k=k(:,1:101);
k=transpose(k);
v=var(full(hilbert));
v=v(:,1:101);
v=transpose(v);
m1=full(mean(hilbert));
m2=full(max(hilbert));
m3=full(min(hilbert));
m1=m1(:,1:101);
m1=transpose(m1);
m2=m2(:,1:101);
m3=m3(:,1:101);
m2=transpose(m2);
m3=transpose(m3);
feature2=transpose(feature2);
disp(length(m1));
disp(length(m2));
disp(length(m3));
feature=[feature1 feature2 m1 m2 m3 energy k v];
writematrix(feature,'hht_swell51.csv');

stft=spectrogram(swell52,'yaxis');
stft=stft(1:256,:);
csvwrite('spec_swell52.csv',stft);


wd1= wavedec2(swell52,1,"db4");
wd1=wd1(:,1:300);
wd1=transpose(wd1)
wd2= wavedec2(swell52,2,"db4");
wd2=wd2(:,1:300);
wd2=transpose(wd2)
wd3= wavedec2(swell52,3,"db4");
wd3=wd3(:,1:300);
wd3=transpose(wd3)
wd4= wavedec2(swell52,4,"db4");
wd4=wd4(:,1:300);
wd4=transpose(wd4)
wd5= wavedec2(swell52,5,"db4");
wd5=wd5(:,1:300);
wd5=transpose(wd5)
wd6= wavedec2(swell52,6,"db4");
wd6=wd6(:,1:300);
wd6=transpose(wd6)
wd7= wavedec2(swell52,7,"db4");
wd7=wd7(:,1:300);
wd7=transpose(wd7)
wd=[wd1,wd2,wd3,wd4,wd5,wd6,wd7];
writematrix(wd,"wd_swell52.csv");



COEFS = cwt(swell52,scales,'sym4');
SCimg=wscalogram('image',COEFS,'scales',scales,"ydata",swell52);
SCimg=transpose(SCimg);

csvwrite('cwt_swell52.csv',SCimg(1:1501,[1:9]));


[imf,residue1]=emd(swell52);
hilbert = hht(imf,fs,'FrequencyLimits',[0 50]);
[hs,f,t,imfinsf,energy] = hht(imf,fs);
energy = energy(1:101,1:1);
feature1=std(full(hilbert));
feature1=feature1(:,1:101);
feature1=transpose(feature1);
feature2=wentropy(full(hilbert));
feature2=transpose(feature2);

k=kurtosis(full(hilbert));
k=k(:,1:101);
k=transpose(k);
v=var(full(hilbert));
v=v(:,1:101);
v=transpose(v);
m1=full(mean(hilbert));
m2=full(max(hilbert));
m3=full(min(hilbert));
m1=m1(:,1:101);
m1=transpose(m1);
m2=m2(:,1:101);
m3=m3(:,1:101);
m2=transpose(m2);
m3=transpose(m3);
feature2=transpose(feature2);
disp(length(m1));
disp(length(m2));
disp(length(m3));
feature=[feature1 feature2 m1 m2 m3 energy k v];
writematrix(feature,'hht_swell52.csv');

stft=spectrogram(swell53,'yaxis');
stft=stft(1:256,:);
csvwrite('spec_swell53.csv',stft);


wd1= wavedec2(swell53,1,"db4");
wd1=wd1(:,1:300);
wd1=transpose(wd1)
wd2= wavedec2(swell53,2,"db4");
wd2=wd2(:,1:300);
wd2=transpose(wd2)
wd3= wavedec2(swell53,3,"db4");
wd3=wd3(:,1:300);
wd3=transpose(wd3)
wd4= wavedec2(swell53,4,"db4");
wd4=wd4(:,1:300);
wd4=transpose(wd4)
wd5= wavedec2(swell53,5,"db4");
wd5=wd5(:,1:300);
wd5=transpose(wd5)
wd6= wavedec2(swell53,6,"db4");
wd6=wd6(:,1:300);
wd6=transpose(wd6)
wd7= wavedec2(swell53,7,"db4");
wd7=wd7(:,1:300);
wd7=transpose(wd7)
wd=[wd1,wd2,wd3,wd4,wd5,wd6,wd7];
writematrix(wd,"wd_swell53.csv");



COEFS = cwt(swell53,scales,'sym4');
SCimg=wscalogram('image',COEFS,'scales',scales,"ydata",swell53);
SCimg=transpose(SCimg);

csvwrite('cwt_swell53.csv',SCimg(1:1501,[1:9]));


[imf,residue1]=emd(swell53);
hilbert = hht(imf,fs,'FrequencyLimits',[0 50]);
[hs,f,t,imfinsf,energy] = hht(imf,fs);
energy = energy(1:101,1:1);
feature1=std(full(hilbert));
feature1=feature1(:,1:101);
feature1=transpose(feature1);
feature2=wentropy(full(hilbert));
feature2=transpose(feature2);

k=kurtosis(full(hilbert));
k=k(:,1:101);
k=transpose(k);
v=var(full(hilbert));
v=v(:,1:101);
v=transpose(v);
m1=full(mean(hilbert));
m2=full(max(hilbert));
m3=full(min(hilbert));
m1=m1(:,1:101);
m1=transpose(m1);
m2=m2(:,1:101);
m3=m3(:,1:101);
m2=transpose(m2);
m3=transpose(m3);
feature2=transpose(feature2);
disp(length(m1));
disp(length(m2));
disp(length(m3));
feature=[feature1 feature2 m1 m2 m3 energy k v];
writematrix(feature,'hht_swell53.csv');

stft=spectrogram(swell54,'yaxis');
stft=stft(1:256,:);
csvwrite('spec_swell54.csv',stft);


wd1= wavedec2(swell54,1,"db4");
wd1=wd1(:,1:300);
wd1=transpose(wd1)
wd2= wavedec2(swell54,2,"db4");
wd2=wd2(:,1:300);
wd2=transpose(wd2)
wd3= wavedec2(swell54,3,"db4");
wd3=wd3(:,1:300);
wd3=transpose(wd3)
wd4= wavedec2(swell54,4,"db4");
wd4=wd4(:,1:300);
wd4=transpose(wd4)
wd5= wavedec2(swell54,5,"db4");
wd5=wd5(:,1:300);
wd5=transpose(wd5)
wd6= wavedec2(swell54,6,"db4");
wd6=wd6(:,1:300);
wd6=transpose(wd6)
wd7= wavedec2(swell54,7,"db4");
wd7=wd7(:,1:300);
wd7=transpose(wd7)
wd=[wd1,wd2,wd3,wd4,wd5,wd6,wd7];
writematrix(wd,"wd_swell54.csv");



COEFS = cwt(swell54,scales,'sym4');
SCimg=wscalogram('image',COEFS,'scales',scales,"ydata",swell54);
SCimg=transpose(SCimg);

csvwrite('cwt_swell54.csv',SCimg(1:1501,[1:9]));


[imf,residue1]=emd(swell54);
hilbert = hht(imf,fs,'FrequencyLimits',[0 50]);
[hs,f,t,imfinsf,energy] = hht(imf,fs);
energy = energy(1:101,1:1);
feature1=std(full(hilbert));
feature1=feature1(:,1:101);
feature1=transpose(feature1);
feature2=wentropy(full(hilbert));
feature2=transpose(feature2);

k=kurtosis(full(hilbert));
k=k(:,1:101);
k=transpose(k);
v=var(full(hilbert));
v=v(:,1:101);
v=transpose(v);
m1=full(mean(hilbert));
m2=full(max(hilbert));
m3=full(min(hilbert));
m1=m1(:,1:101);
m1=transpose(m1);
m2=m2(:,1:101);
m3=m3(:,1:101);
m2=transpose(m2);
m3=transpose(m3);
feature2=transpose(feature2);
disp(length(m1));
disp(length(m2));
disp(length(m3));
feature=[feature1 feature2 m1 m2 m3 energy k v];
writematrix(feature,'hht_swell54.csv');

stft=spectrogram(swell55,'yaxis');
stft=stft(1:256,:);
csvwrite('spec_swell55.csv',stft);


wd1= wavedec2(swell55,1,"db4");
wd1=wd1(:,1:300);
wd1=transpose(wd1)
wd2= wavedec2(swell55,2,"db4");
wd2=wd2(:,1:300);
wd2=transpose(wd2)
wd3= wavedec2(swell55,3,"db4");
wd3=wd3(:,1:300);
wd3=transpose(wd3)
wd4= wavedec2(swell55,4,"db4");
wd4=wd4(:,1:300);
wd4=transpose(wd4)
wd5= wavedec2(swell55,5,"db4");
wd5=wd5(:,1:300);
wd5=transpose(wd5)
wd6= wavedec2(swell55,6,"db4");
wd6=wd6(:,1:300);
wd6=transpose(wd6)
wd7= wavedec2(swell55,7,"db4");
wd7=wd7(:,1:300);
wd7=transpose(wd7)
wd=[wd1,wd2,wd3,wd4,wd5,wd6,wd7];
writematrix(wd,"wd_swell55.csv");



COEFS = cwt(swell55,scales,'sym4');
SCimg=wscalogram('image',COEFS,'scales',scales,"ydata",swell55);
SCimg=transpose(SCimg);

csvwrite('cwt_swell55.csv',SCimg(1:1501,[1:9]));


[imf,residue1]=emd(swell55);
hilbert = hht(imf,fs,'FrequencyLimits',[0 50]);
[hs,f,t,imfinsf,energy] = hht(imf,fs);
energy = energy(1:101,1:1);
feature1=std(full(hilbert));
feature1=feature1(:,1:101);
feature1=transpose(feature1);
feature2=wentropy(full(hilbert));
feature2=transpose(feature2);

k=kurtosis(full(hilbert));
k=k(:,1:101);
k=transpose(k);
v=var(full(hilbert));
v=v(:,1:101);
v=transpose(v);
m1=full(mean(hilbert));
m2=full(max(hilbert));
m3=full(min(hilbert));
m1=m1(:,1:101);
m1=transpose(m1);
m2=m2(:,1:101);
m3=m3(:,1:101);
m2=transpose(m2);
m3=transpose(m3);
feature2=transpose(feature2);
disp(length(m1));
disp(length(m2));
disp(length(m3));
feature=[feature1 feature2 m1 m2 m3 energy k v];
writematrix(feature,'hht_swell55.csv');

stft=spectrogram(swell56,'yaxis');
stft=stft(1:256,:);
csvwrite('spec_swell56.csv',stft);


wd1= wavedec2(swell56,1,"db4");
wd1=wd1(:,1:300);
wd1=transpose(wd1)
wd2= wavedec2(swell56,2,"db4");
wd2=wd2(:,1:300);
wd2=transpose(wd2)
wd3= wavedec2(swell56,3,"db4");
wd3=wd3(:,1:300);
wd3=transpose(wd3)
wd4= wavedec2(swell56,4,"db4");
wd4=wd4(:,1:300);
wd4=transpose(wd4)
wd5= wavedec2(swell56,5,"db4");
wd5=wd5(:,1:300);
wd5=transpose(wd5)
wd6= wavedec2(swell56,6,"db4");
wd6=wd6(:,1:300);
wd6=transpose(wd6)
wd7= wavedec2(swell56,7,"db4");
wd7=wd7(:,1:300);
wd7=transpose(wd7)
wd=[wd1,wd2,wd3,wd4,wd5,wd6,wd7];
writematrix(wd,"wd_swell56.csv");



COEFS = cwt(swell56,scales,'sym4');
SCimg=wscalogram('image',COEFS,'scales',scales,"ydata",swell56);
SCimg=transpose(SCimg);

csvwrite('cwt_swell56.csv',SCimg(1:1501,[1:9]));


[imf,residue1]=emd(swell56);
hilbert = hht(imf,fs,'FrequencyLimits',[0 50]);
[hs,f,t,imfinsf,energy] = hht(imf,fs);
energy = energy(1:101,1:1);
feature1=std(full(hilbert));
feature1=feature1(:,1:101);
feature1=transpose(feature1);
feature2=wentropy(full(hilbert));
feature2=transpose(feature2);

k=kurtosis(full(hilbert));
k=k(:,1:101);
k=transpose(k);
v=var(full(hilbert));
v=v(:,1:101);
v=transpose(v);
m1=full(mean(hilbert));
m2=full(max(hilbert));
m3=full(min(hilbert));
m1=m1(:,1:101);
m1=transpose(m1);
m2=m2(:,1:101);
m3=m3(:,1:101);
m2=transpose(m2);
m3=transpose(m3);
feature2=transpose(feature2);
disp(length(m1));
disp(length(m2));
disp(length(m3));
feature=[feature1 feature2 m1 m2 m3 energy k v];
writematrix(feature,'hht_swell56.csv');



stft=spectrogram(sin17,'yaxis');
stft=stft(1:256,:);
csvwrite('spec_sin17.csv',stft);


wd1= wavedec2(sin17,1,"db4");
wd1=wd1(:,1:300);
wd1=transpose(wd1)
wd2= wavedec2(sin17,2,"db4");
wd2=wd2(:,1:300);
wd2=transpose(wd2)
wd3= wavedec2(sin17,3,"db4");
wd3=wd3(:,1:300);
wd3=transpose(wd3)
wd4= wavedec2(sin17,4,"db4");
wd4=wd4(:,1:300);
wd4=transpose(wd4)
wd5= wavedec2(sin17,5,"db4");
wd5=wd5(:,1:300);
wd5=transpose(wd5)
wd6= wavedec2(sin17,6,"db4");
wd6=wd6(:,1:300);
wd6=transpose(wd6)
wd7= wavedec2(sin17,7,"db4");
wd7=wd7(:,1:300);
wd7=transpose(wd7)
wd=[wd1,wd2,wd3,wd4,wd5,wd6,wd7];
writematrix(wd,"wd_sin17.csv");



COEFS = cwt(sin17,scales,'sym4');
SCimg=wscalogram('image',COEFS,'scales',scales,"ydata",sin17);
SCimg=transpose(SCimg);

csvwrite('cwt_sin17.csv',SCimg(1:1501,[1:9]));


[imf,residue1]=emd(sin17);
hilbert = hht(imf,fs,'FrequencyLimits',[0 50]);
[hs,f,t,imfinsf,energy] = hht(imf,fs);
energy = energy(1:101,1:1);
feature1=std(full(hilbert));
feature1=feature1(:,1:101);
feature1=transpose(feature1);
feature2=wentropy(full(hilbert));
feature2=transpose(feature2);

k=kurtosis(full(hilbert));
k=k(:,1:101);
k=transpose(k);
v=var(full(hilbert));
v=v(:,1:101);
v=transpose(v);
m1=full(mean(hilbert));
m2=full(max(hilbert));
m3=full(min(hilbert));
m1=m1(:,1:101);
m1=transpose(m1);
m2=m2(:,1:101);
m3=m3(:,1:101);
m2=transpose(m2);
m3=transpose(m3);
feature2=transpose(feature2);
disp(length(m1));
disp(length(m2));
disp(length(m3));
feature=[feature1 feature2 m1 m2 m3 energy k v];
writematrix(feature,'hht_sin17.csv');


stft=spectrogram(sin18,'yaxis');
stft=stft(1:256,:);
csvwrite('spec_sin18.csv',stft);


wd1= wavedec2(sin18,1,"db4");
wd1=wd1(:,1:300);
wd1=transpose(wd1)
wd2= wavedec2(sin18,2,"db4");
wd2=wd2(:,1:300);
wd2=transpose(wd2)
wd3= wavedec2(sin18,3,"db4");
wd3=wd3(:,1:300);
wd3=transpose(wd3)
wd4= wavedec2(sin18,4,"db4");
wd4=wd4(:,1:300);
wd4=transpose(wd4)
wd5= wavedec2(sin18,5,"db4");
wd5=wd5(:,1:300);
wd5=transpose(wd5)
wd6= wavedec2(sin18,6,"db4");
wd6=wd6(:,1:300);
wd6=transpose(wd6)
wd7= wavedec2(sin18,7,"db4");
wd7=wd7(:,1:300);
wd7=transpose(wd7)
wd=[wd1,wd2,wd3,wd4,wd5,wd6,wd7];
writematrix(wd,"wd_sin18.csv");



COEFS = cwt(sin18,scales,'sym4');
SCimg=wscalogram('image',COEFS,'scales',scales,"ydata",sin18);
SCimg=transpose(SCimg);

csvwrite('cwt_sin18.csv',SCimg(1:1501,[1:9]));


[imf,residue1]=emd(sin18);
hilbert = hht(imf,fs,'FrequencyLimits',[0 50]);
[hs,f,t,imfinsf,energy] = hht(imf,fs);
energy = energy(1:101,1:1);
feature1=std(full(hilbert));
feature1=feature1(:,1:101);
feature1=transpose(feature1);
feature2=wentropy(full(hilbert));
feature2=transpose(feature2);

k=kurtosis(full(hilbert));
k=k(:,1:101);
k=transpose(k);
v=var(full(hilbert));
v=v(:,1:101);
v=transpose(v);
m1=full(mean(hilbert));
m2=full(max(hilbert));
m3=full(min(hilbert));
m1=m1(:,1:101);
m1=transpose(m1);
m2=m2(:,1:101);
m3=m3(:,1:101);
m2=transpose(m2);
m3=transpose(m3);
feature2=transpose(feature2);
disp(length(m1));
disp(length(m2));
disp(length(m3));
feature=[feature1 feature2 m1 m2 m3 energy k v];
writematrix(feature,'hht_sin18.csv');



stft=spectrogram(sin19,'yaxis');
stft=stft(1:256,:);
csvwrite('spec_sin19.csv',stft);


wd1= wavedec2(sin19,1,"db4");
wd1=wd1(:,1:300);
wd1=transpose(wd1)
wd2= wavedec2(sin19,2,"db4");
wd2=wd2(:,1:300);
wd2=transpose(wd2)
wd3= wavedec2(sin19,3,"db4");
wd3=wd3(:,1:300);
wd3=transpose(wd3)
wd4= wavedec2(sin19,4,"db4");
wd4=wd4(:,1:300);
wd4=transpose(wd4)
wd5= wavedec2(sin19,5,"db4");
wd5=wd5(:,1:300);
wd5=transpose(wd5)
wd6= wavedec2(sin19,6,"db4");
wd6=wd6(:,1:300);
wd6=transpose(wd6)
wd7= wavedec2(sin19,7,"db4");
wd7=wd7(:,1:300);
wd7=transpose(wd7)
wd=[wd1,wd2,wd3,wd4,wd5,wd6,wd7];
writematrix(wd,"wd_sin19.csv");



COEFS = cwt(sin19,scales,'sym4');
SCimg=wscalogram('image',COEFS,'scales',scales,"ydata",sin19);
SCimg=transpose(SCimg);

csvwrite('cwt_sin19.csv',SCimg(1:1501,[1:9]));


[imf,residue1]=emd(sin19);
hilbert = hht(imf,fs,'FrequencyLimits',[0 50]);
[hs,f,t,imfinsf,energy] = hht(imf,fs);
energy = energy(1:101,1:1);
feature1=std(full(hilbert));
feature1=feature1(:,1:101);
feature1=transpose(feature1);
feature2=wentropy(full(hilbert));
feature2=transpose(feature2);

k=kurtosis(full(hilbert));
k=k(:,1:101);
k=transpose(k);
v=var(full(hilbert));
v=v(:,1:101);
v=transpose(v);
m1=full(mean(hilbert));
m2=full(max(hilbert));
m3=full(min(hilbert));
m1=m1(:,1:101);
m1=transpose(m1);
m2=m2(:,1:101);
m3=m3(:,1:101);
m2=transpose(m2);
m3=transpose(m3);
feature2=transpose(feature2);
disp(length(m1));
disp(length(m2));
disp(length(m3));
feature=[feature1 feature2 m1 m2 m3 energy k v];
writematrix(feature,'hht_sin19.csv');
